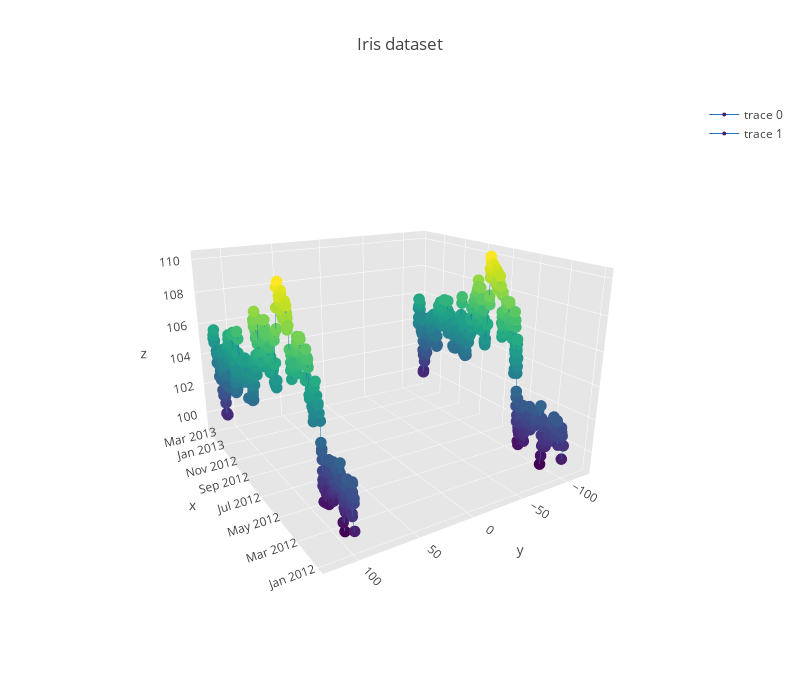

Here is the notebook cell this chart was saved with:
### Code cell
import plotly.plotly as py
import plotly.graph_objs as go
import pandas as pd
import numpy as np


df = pd.read_csv('https://raw.githubusercontent.com/plotly/datasets/master/iris.csv')
df.head()

def brownian_motion(T = 1, N = 100, mu = 0.1, sigma = 0.01, S0 = 20):
    dt = float(T)/N
    t = np.linspace(0, T, N)
    W = np.random.standard_normal(size = N)
    W = np.cumsum(W)*np.sqrt(dt) # standard brownian motion
    X = (mu-0.5*sigma**2)*t + sigma*W
    S = S0*np.exp(X) # geometric brownian motion
    return S

dates = pd.date_range('2012-01-01', '2013-02-22')
T = (dates.max()-dates.min()).days / 365
N = dates.size
start_price = 100
y = pd.Series(
    brownian_motion(T, N, sigma=0.1, S0=start_price), index=dates)
z = pd.Series(
    brownian_motion(T, N, sigma=0.1, S0=start_price), index=dates)

trace = go.Scatter3d(
    x=dates, y=y, z=z,
    marker=dict(
        size=4,
        color=z,
        colorscale='Viridis',
    ),
    line=dict(
        color='#1f77b4',
        width=1
    )
)

trace2 = go.Scatter3d(
    x=dates, y=-y, z=z,
    marker=dict(
        size=4,
        color=z,
        colorscale='Viridis',
    ),
    line=dict(
        color='#1f77b4',
        width=1
    )
)

data = [trace, trace2]

layout = dict(
    width=800,
    height=700,
    autosize=False,
    title='Iris dataset',
    scene=dict(
        xaxis=dict(
            gridcolor='rgb(255, 255, 255)',
            zerolinecolor='rgb(255, 255, 255)',
            showbackground=True,
            backgroundcolor='rgb(230, 230,230)'
        ),
        yaxis=dict(
            gridcolor='rgb(255, 255, 255)',
            zerolinecolor='rgb(255, 255, 255)',
            showbackground=True,
            backgroundcolor='rgb(230, 230,230)'
        ),
        zaxis=dict(
            gridcolor='rgb(255, 255, 255)',
            zerolinecolor='rgb(255, 255, 255)',
            showbackground=True,
            backgroundcolor='rgb(230, 230,230)'
        ),
        camera=dict(
            up=dict(
                x=0,
                y=0,
                z=1
            ),
            eye=dict(
                x=-1.7428,
                y=1.0707,
                z=0.7100,
            )
        ),
        aspectratio = dict( x=1, y=1, z=0.7 ),
        aspectmode = 'manual'
    ),
)

fig = dict(data=data, layout=layout)


#py.iplot(fig, filename='pandas-brownian-motion-3d', height=700, validate=False)

from plotly.offline import download_plotlyjs, init_notebook_mode, plot, iplot
init_notebook_mode(connected=True)
iplot(fig, filename='pandas-brownian-motion-3d', validate=False)

### Figure 1 — Plotly figure (JSON) as saved in the notebook; plotly's stock layout.template omitted (floating-point values rounded to 4 significant figures; data arrays with more than 128 entries replaced by an {"elided": "..."} marker saying what was removed)
{"data": [{"line": {"color": "#1f77b4", "width": 1}, "marker": {"color": {"elided": "419 float values"}, "colorscale": "Viridis", "size": 4}, "type": "scatter3d", "x": {"elided": "419 str values"}, "y": {"elided": "419 float values"}, "z": {"elided": "419 float values"}}, {"line": {"color": "#1f77b4", "width": 1}, "marker": {"color": {"elided": "419 float values"}, "colorscale": "Viridis", "size": 4}, "type": "scatter3d", "x": {"elided": "419 str values"}, "y": {"elided": "419 float values"}, "z": {"elided": "419 float values"}}], "layout": {"autosize": false, "height": 700, "scene": {"aspectmode": "manual", "aspectratio": {"x": 1, "y": 1, "z": 0.7}, "camera": {"eye": {"x": -1.743, "y": 1.071, "z": 0.71}, "up": {"x": 0, "y": 0, "z": 1}}, "xaxis": {"backgroundcolor": "rgb(230, 230,230)", "gridcolor": "rgb(255, 255, 255)", "showbackground": true, "zerolinecolor": "rgb(255, 255, 255)"}, "yaxis": {"backgroundcolor": "rgb(230, 230,230)", "gridcolor": "rgb(255, 255, 255)", "showbackground": true, "zerolinecolor": "rgb(255, 255, 255)"}, "zaxis": {"backgroundcolor": "rgb(230, 230,230)", "gridcolor": "rgb(255, 255, 255)", "showbackground": true, "zerolinecolor": "rgb(255, 255, 255)"}}, "title": "Iris dataset", "width": 800}}
